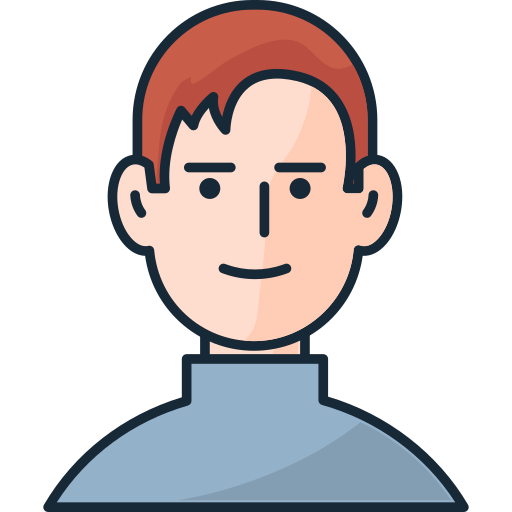
#> input picture img/rotation_image.png, 512 x 512 px
$ jupyter execute 022_eigen_and_compression.ipynb
#> lines starting #> are read from the running program, lines starting #| are printed output that depends on the picture
[cell 1]
import numpy as np
from PIL import Image
import matplotlib.pyplot as plt

[cell 2]
img = Image.open('../img/rotation_image.png')
#> img is the input picture: PIL image 512x512 RGBA; mean R, G, B, A 74.5, 67.3, 67.8, 117.3
img = img.resize((100, 100))
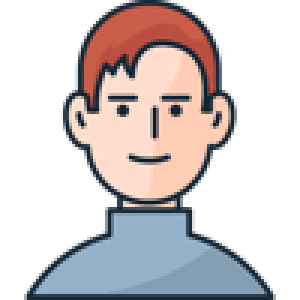
#> img: PIL image 100x100 RGBA (shown 3 times larger); mean R, G, B, A 74.6, 67.9, 68.6, 117.3; transparent parts drawn white
img

[cell 3]
img_array = np.array(img)
h, w = img_array.shape[:2]
#> h = 100; w = 100

# convert to grayscale for simplicity
gray = np.mean(img_array, axis=2)
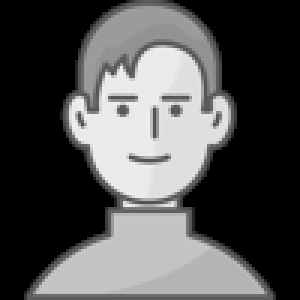
#> gray: shape (100, 100) float64 (shown 3 times larger); min 0, max 239.5, mean 82.1

# center the data
mean = np.mean(gray, axis=0)
#> mean = 100 values, max 196.5 at index 49, min 0 at index 0, mean 82.08
centered = gray - mean
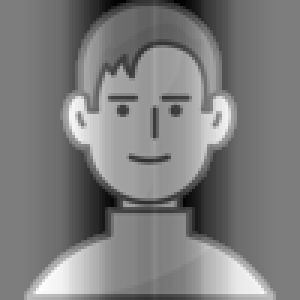
#> centered: shape (100, 100) float64 (shown 3 times larger); min -183.1, max 188.4, mean 0; drawn with min black and max white

# compute covariance matrix
cov_matrix = np.cov(centered.T)
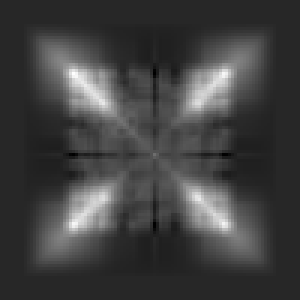
#> cov_matrix: shape (100, 100) float64 (shown 3 times larger); min -1531, max 8376.1, mean 1012.2; drawn with min black and max white

# find eigenvalues and eigenvectors
eigvals, eigvecs = np.linalg.eig(cov_matrix)

eigvals = np.real(eigvals)
#> eigvals = 100 values, max 171123.9 at index 0, min -1.78e-12 at index 83, mean 3234.5
eigvecs = np.real(eigvecs)
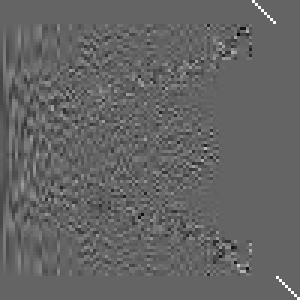
#> eigvecs: shape (100, 100) float64 (shown 3 times larger); min -0.647, max 1, mean 0.000802; drawn with min black and max white

# sort eigenvalues in descending order
idx = np.argsort(eigvals)[::-1]
#> idx = 100 values, max 99 at index 96, min 0 at index 0, mean 49.5
eigvals = eigvals[idx]
#> eigvals = 100 values, max 171123.9 at index 0, min -1.78e-12 at index 99, mean 3234.5
eigvecs = eigvecs[:, idx]
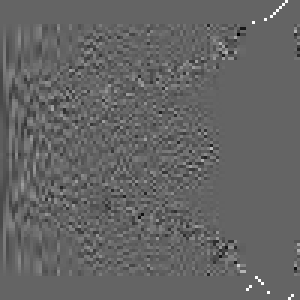
#> eigvecs: shape (100, 100) float64 (shown 3 times larger); min -0.647, max 1, mean 0.000802; drawn with min black and max white

# project data onto eigenvectors (PCA)
projection = centered @ eigvecs
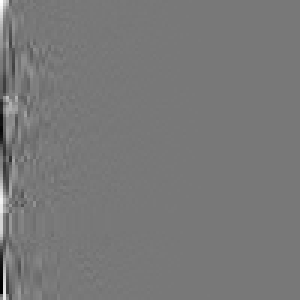
#> projection: shape (100, 100) float64 (shown 3 times larger); min -644.7, max 717.5, mean 0; drawn with min black and max white
projection

[cell 4]
# reconstruct with different numbers of components
n_components = [5, 10, 15, 20, 30, 40, 50]

plt.figure(figsize=(15, 6))
plt.subplot(2, 4, 1)
plt.imshow(gray, cmap='gray')
plt.title('Original Image', fontsize=14)
plt.axis('off')

# Show compressed versions
for i, n in enumerate(n_components):
    # reconstruct using only top n components
    reconstructed = (projection[:, :n] @ eigvecs[:, :n].T) + mean
    reconstructed = np.clip(reconstructed, 0, 255)

    plt.subplot(2, 4, i + 2)
    plt.imshow(reconstructed, cmap='gray')

    # calculate compression ratio
    original_size = w * h
    compressed_size = w * n + n * h  # store components + eigenvectors
    ratio = (1 - compressed_size / original_size) * 100

    plt.title(f'{n} Components\n{ratio:.1f}% compressed', fontsize=12)
    plt.axis('off')
#> this loop made 7 passes
#> pass 1, `reconstructed = (projection[:, :n] @ eigvecs[:, :n].T) + mean`:
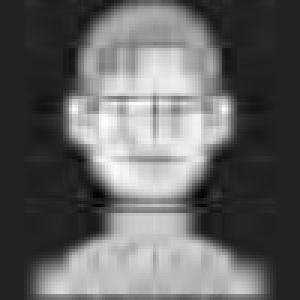
#> reconstructed: shape (100, 100) float64 (shown 3 times larger); min -42.3, max 271, mean 82.1; drawn with min black and max white
#> pass 1, `reconstructed = np.clip(reconstructed, 0, 255)`:
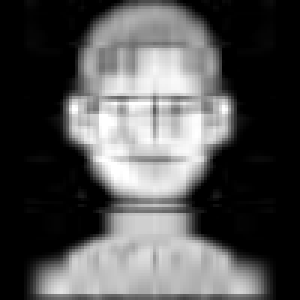
#> reconstructed: shape (100, 100) float64 (shown 3 times larger); min 0, max 255, mean 82.9

plt.tight_layout()
plt.savefig('022_eigen_and_compression', dpi=70)
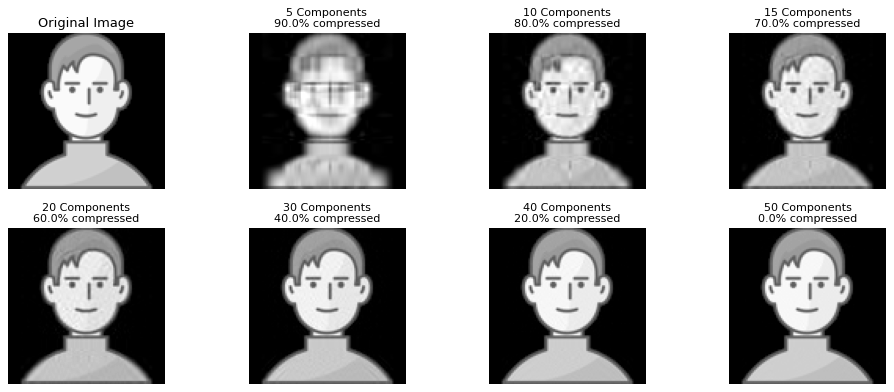
#> figure drawn by matplotlib, 8 panels
